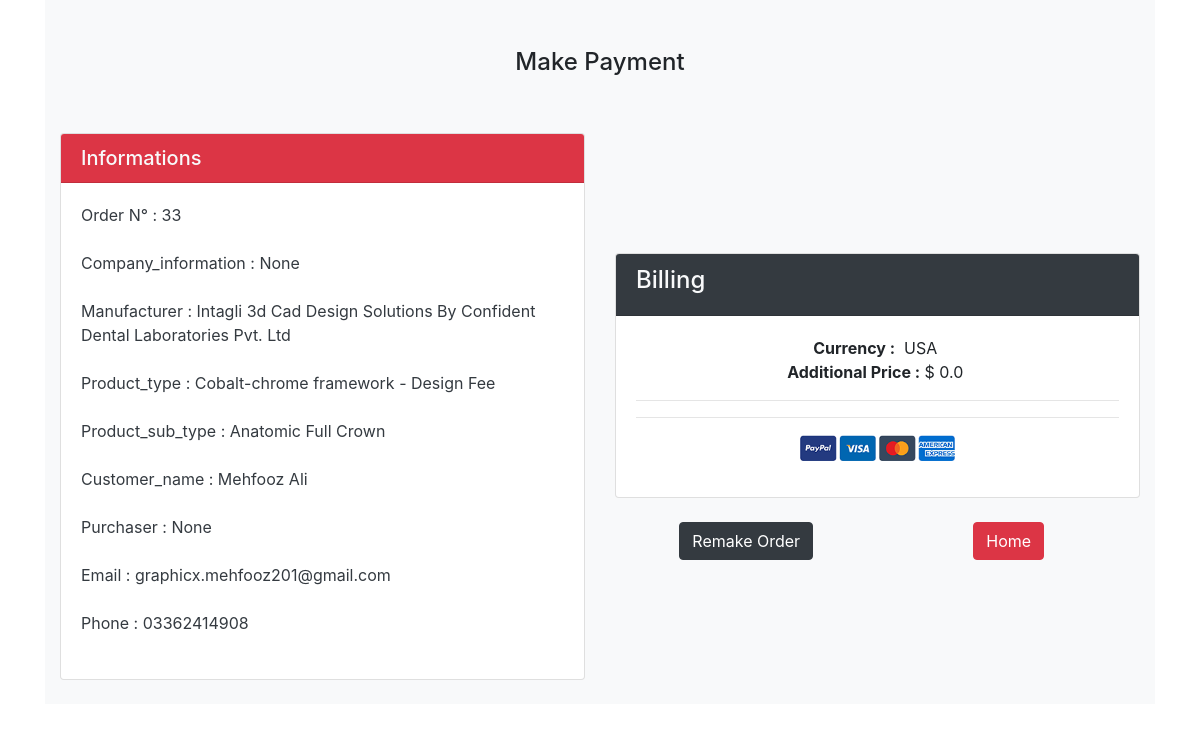
The page /additional_price_billing_page/33/ (signed in) on the database its author committed.
### amruloapp/models.py (models this page shows, shortened)
class Order(models.Model):
    ORDER_STATUS_CHOICES = [
        ('review', 'Review'),
        ('pending', 'Pending'),
        ('approved', 'Approved'),
        ('completed', 'Completed'),
        ('cancelled', 'Cancelled'),
    ]
    order_status = models.CharField(
        max_length=12, choices=ORDER_STATUS_CHOICES, null=True, blank=True, default='review')
    user = models.ForeignKey(User, on_delete=models.CASCADE)  # ForeignKey to link the order with the user
    company_information = models.ForeignKey(CompanyInformation, on_delete=models.SET_NULL, null=True, blank=True)
    framework_agreement = models.ForeignKey(FrameworkAgreement, on_delete=models.SET_NULL, null=True, blank=True)
    order_number = models.AutoField(primary_key=True)  # Auto-generated order number
    customer_name = models.CharField(max_length=100)
    manufacturer = models.CharField(max_length=100, blank=True, null=True)
    ORDER_TYPE_CHOICES = [
        ('Regular', 'Regular Order'),
        ('Simple', 'Sample Order'),
        ('Urgent', 'Urgent order'),
    ]
    order_type = models.CharField(max_length=10, choices=ORDER_TYPE_CHOICES, default='Regular')
    purchaser = models.CharField(max_length=100, blank=True, null=True)
    salesman = models.CharField(max_length=100, blank=True, null=True)
    requirements_remarks = models.TextField(blank=True, null=True)
    order_date = models.DateField(default=timezone.now, null=True, blank=True)
    original_data = models.ForeignKey(OriginalData, on_delete=models.CASCADE)
    design_printing = models.ForeignKey(DesignPrinting, on_delete=models.CASCADE)
    product_type = models.ForeignKey(ProductType, on_delete=models.CASCADE)
    product_sub_type = models.ForeignKey(ProductSubType, on_delete=models.CASCADE)
    product_material = models.ForeignKey(ProductMaterial, on_delete=models.CASCADE)
    unit_of_measurement = models.ForeignKey(UnitOfMeasurement, on_delete=models.CASCADE)
    quantity = models.IntegerField()
    delivery_timing = models.ForeignKey(DeliveryTiming, on_delete=models.CASCADE)
    price = models.DecimalField(max_digits=10, decimal_places=2)
    CURRENCY_CHOICES = [
        ('USA', 'USD (Dollar)'),
        ('INR', 'INR (Indian Rupees)'),
    ]
    currency = models.CharField(max_length=10, choices=CURRENCY_CHOICES, default='USA')
    design_requirement = models.FileField(upload_to='uploads/jpeg-png-files/', default='')
    file_upload_required = models.FileField(upload_to='uploads/stl-dcm-html/')
    remake_notes = models.TextField(blank=True)
    num_crowns = models.PositiveIntegerField(default=0)
    num_brackets = models.PositiveIntegerField(default=0)
    remake_price = models.DecimalField(max_digits=10, decimal_places=2, default=0.0)
    attachment_zip_rar = models.FileField(upload_to='uploads/zip-rar-attch/', null=True, blank=True)
    att_file_name = models.CharField(max_length=100, null=True, blank=True)
    class Meta:
        verbose_name_plural = "Orders"

class User(AbstractBaseUser,PermissionsMixin):
    first_name = models.CharField(max_length=100,blank=True, null=True,)
    last_name = models.CharField(max_length=100,blank=True, null=True,)
    name = models.CharField(max_length=200, null=True)
    email = models.EmailField(unique=True, null=True)
    username = models.CharField(max_length=150,unique=True, null=True)
    avatar = models.ImageField(storage=custom_store,null=True, default='avatar.svg')
    phone = models.CharField(max_length=15, blank=True, null=True, default='')
    approval_status = models.BooleanField(default=True)
    company_information = models.ForeignKey(CompanyInformation, on_delete=models.SET_NULL, null=True, blank=True)
    country = models.CharField(max_length=50, null=True, blank=True)
    user_address = models.TextField(default='', null=True, blank=True)
    user_password = models.CharField(max_length=50, blank=True, null=True, default='')
    confirm_password = models.CharField(max_length=50, blank=True, null=True, default='')
    date_joined = models.DateTimeField(auto_now_add=True)
    last_login = models.DateTimeField(auto_now_add=True)
    is_admin = models.BooleanField(default=False)
    is_staff = models.BooleanField(default=False)
    is_active = models.BooleanField(default=False)
    is_superadmin = models.BooleanField(default=False)
    USERNAME_FIELD = 'email'
    REQUIRED_FIELDS = ['name','username']
    objects = MyAccountManager()

### products/models.py (models this page shows)
class ProductType(models.Model):
    name = models.CharField(max_length=500)
    def __str__(self):
        return self.name

class ProductSubType(models.Model):
    name = models.CharField(max_length=500)
    def __str__(self):
        return self.name

### payments/views.py (the view)
# urls.py: path('additional_price_billing_page/<int:order_num>/', additional_price_billing_page, name='additional_price_billing_page'),
@login_required(login_url='login')
def additional_price_billing_page(request ,order_num, price=0):
    current_user = request.user
    try:
        c = CurrencyRates()
        inr_rate = c.get_rate('USD', 'INR')
    except RatesNotAvailableError:
        pass
    inr_rate = 83.12
    order = Order.objects.get(user=request.user, order_number=order_num)
    additional_price = order.remake_price
    additional_price_inr = order.remake_price
    order_currency = order.currency
    if order.currency == 'INR':
        if additional_price_inr > 0:
            additional_price_inr = '%.2f'%float(float(additional_price)/float(inr_rate))
    else:
        additional_price_inr = order.remake_price
    context = {
        'inr_rate': inr_rate,
        'order': order,
        'order_currency': order_currency,
        'additional_price': float(additional_price),
        'additional_price_inr': float(additional_price_inr),
    }
    return render(request, 'amruloapp/dashboard/additional_price_billing_page.html', context)

### amruloapp/templates/amruloapp/dashboard/additional_price_billing_page.html (shortened to what this page needs)
{% extends 'amruloapp/baselogin.html' %}
{% load static %}
{% block content %}
      <div class="container">
        <div class="content">
            <section class="section-content padding-y bg-light">
                <div class="container">
                    <div class="row align-items-center justify-content-center">
                        <div class="container  mb-5 pt-5">
                            <h4 class="text-center ">Make Payment</h4>
                        </div>
                        <br>
                        <div class="col-lg-6">
                            <div class="card">
                                <h5 class="card-header bg-danger text-light">Informations</h5>
                                <div class="card-body  text-dark">
                                    <p class="card-text mb-0">Order N° : {{order.order_number}}</p><br>
                                    <p class="card-text mb-0">Company_information : {{order.company_information}}</p><br>
                                    <p class="card-text mb-0">Manufacturer : {{order.manufacturer}}</p><br>
                                    <p class="card-text mb-0">Product_type : {{order.product_type}}</p><br>
                                    <p class="card-text mb-0">Product_sub_type : {{order.product_sub_type}}</p><br>
                                    <p class="card-text mb-0">Customer_name : {{order.customer_name}}</p><br>
                                    <p class="card-text mb-0">Purchaser : {{order.purchaser}}</p><br>
                                    <p class="card-text mb-0">Email : {{order.user.email}}</p><br>
                                    <p class="card-text mb-0">Phone : {{order.user.phone}}</p><br>
                                </div>
                            </div><br>
                        </div>
                        <div class="col-lg-6">
                            <div class="card ">
                                <div class="card-header bg-dark">
                                    <h4 class=" text-light">
                                        Billing
                                    </h4>
                                </div>
                                <div class="card-body">
                                    <div class="container text-center">
                                        <span class="mtext-101 cl2">
                                            <strong>Currency :</strong>&nbsp;&nbsp;{{order_currency}}&nbsp;
                                        </span><br/>
                                        {% if order.currency == 'USA' %}
                                        <span class="mtext-101 cl2">
                                            <strong>Additional Price :</strong>&nbsp;$&nbsp;{{additional_price}}&nbsp;
                                        </span><br/>
                                        {% endif %}
                                    </div>
                                    <hr>
                                    <hr>
                                    <p class="text-center mb-3">
                                        <img src="{% static 'amruloapp/assets/images/payments.png' %}" height="26" alt="img">
                                    </p>
                                </div>
                            </div><br>
                            <div class="container">
                                <div class="row text-center">
                                    <div class="col-6">
                                        <form action="{% url 'remake-order' %}" method="get">
                                            <button class="btn btn-dark">Remake Order</button>
                                        </form>
                                    </div>
                                    <div class="col-6">
                                        <form action="{% url 'home' %}" method="get">
                                            <button class="btn btn-danger">Home</button>
                                        </form>
                                    </div>
                                </div>
                            </div><br>
                    </div>
                </div>
            </section>
      </div>
{% endblock content %}

### rows shown on the page
Order: order_number "33", company_information "None", manufacturer "Intagli 3d Cad Design Solutions By Confident Dental Laboratories Pvt. Ltd", product_type "Cobalt-chrome framework - Design Fee", product_sub_type "Anatomic Full Crown", customer_name "Mehfooz Ali", purchaser "None", user.email "graphicx.mehfooz201@gmail.com", user.phone "03362414908", currency "USA"

### other values the page prints
{{ additional_price }} "0.0"
